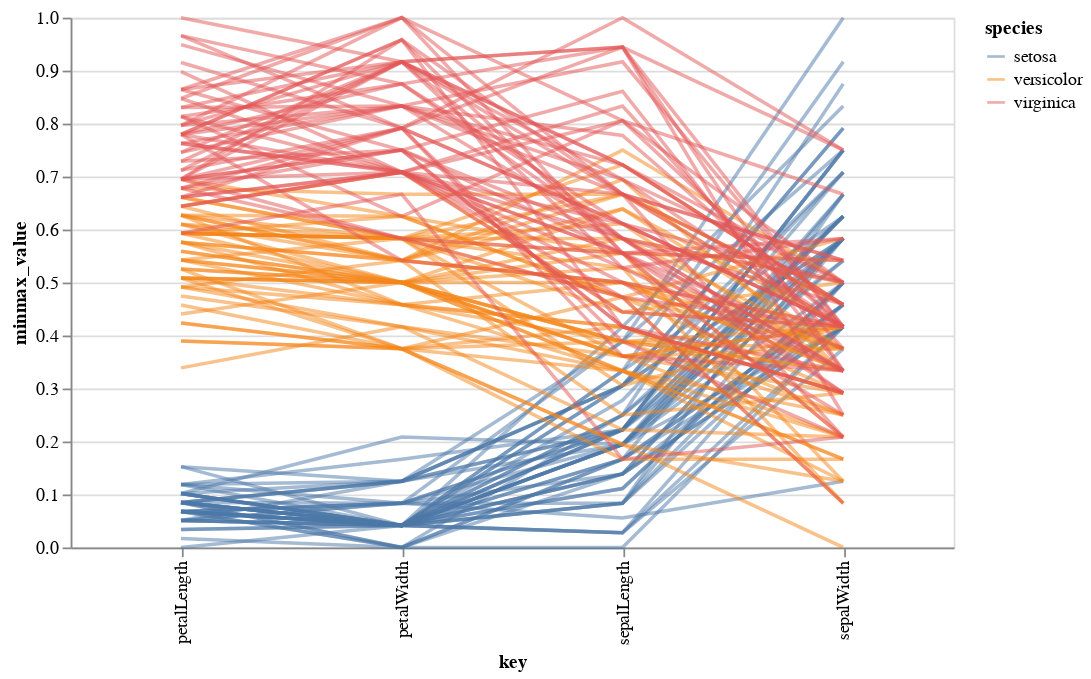

Write notebook code for a chart like this one.
### Code cell
import altair as alt
from vega_datasets import data
from altair import datum

source = data.iris()

alt.Chart(source).transform_window(
    index='count()'
).transform_fold(
    ['petalLength', 'petalWidth', 'sepalLength', 'sepalWidth']
).transform_joinaggregate(
     min='min(value)',
     max='max(value)',
     groupby=['key']
).transform_calculate(
    minmax_value=(datum.value-datum.min)/(datum.max-datum.min),
    mid=(datum.min+datum.max)/2
).mark_line().encode(
    x='key:N',
    y='minmax_value:Q',
    color='species:N',
    detail='index:N',
    opacity=alt.value(0.5)
).properties(width=500)

### Figure 1 — Vega-Lite specification as saved in the notebook (floating-point values rounded to 4 significant figures; data arrays with more than 128 entries replaced by an {"elided": "..."} marker saying what was removed)
{"config": {"view": {"continuousWidth": 400, "continuousHeight": 300}}, "data": {"name": "data-a264acbd6e539a8b3afc0cb5f240fb57"}, "mark": "line", "encoding": {"color": {"type": "nominal", "field": "species"}, "detail": {"type": "nominal", "field": "index"}, "opacity": {"value": 0.5}, "x": {"type": "nominal", "field": "key"}, "y": {"type": "quantitative", "field": "minmax_value"}}, "transform": [{"window": [{"op": "count", "as": "index"}]}, {"fold": ["petalLength", "petalWidth", "sepalLength", "sepalWidth"]}, {"joinaggregate": [{"op": "min", "field": "value", "as": "min"}, {"op": "max", "field": "value", "as": "max"}], "groupby": ["key"]}, {"calculate": "((datum.value - datum.min) / (datum.max - datum.min))", "as": "minmax_value"}, {"calculate": "((datum.min + datum.max) / 2)", "as": "mid"}], "width": 500, "$schema": "https://vega.github.io/schema/vega-lite/v4.8.1.json", "datasets": {"data-a264acbd6e539a8b3afc0cb5f240fb57": {"elided": "150 records"}}}
